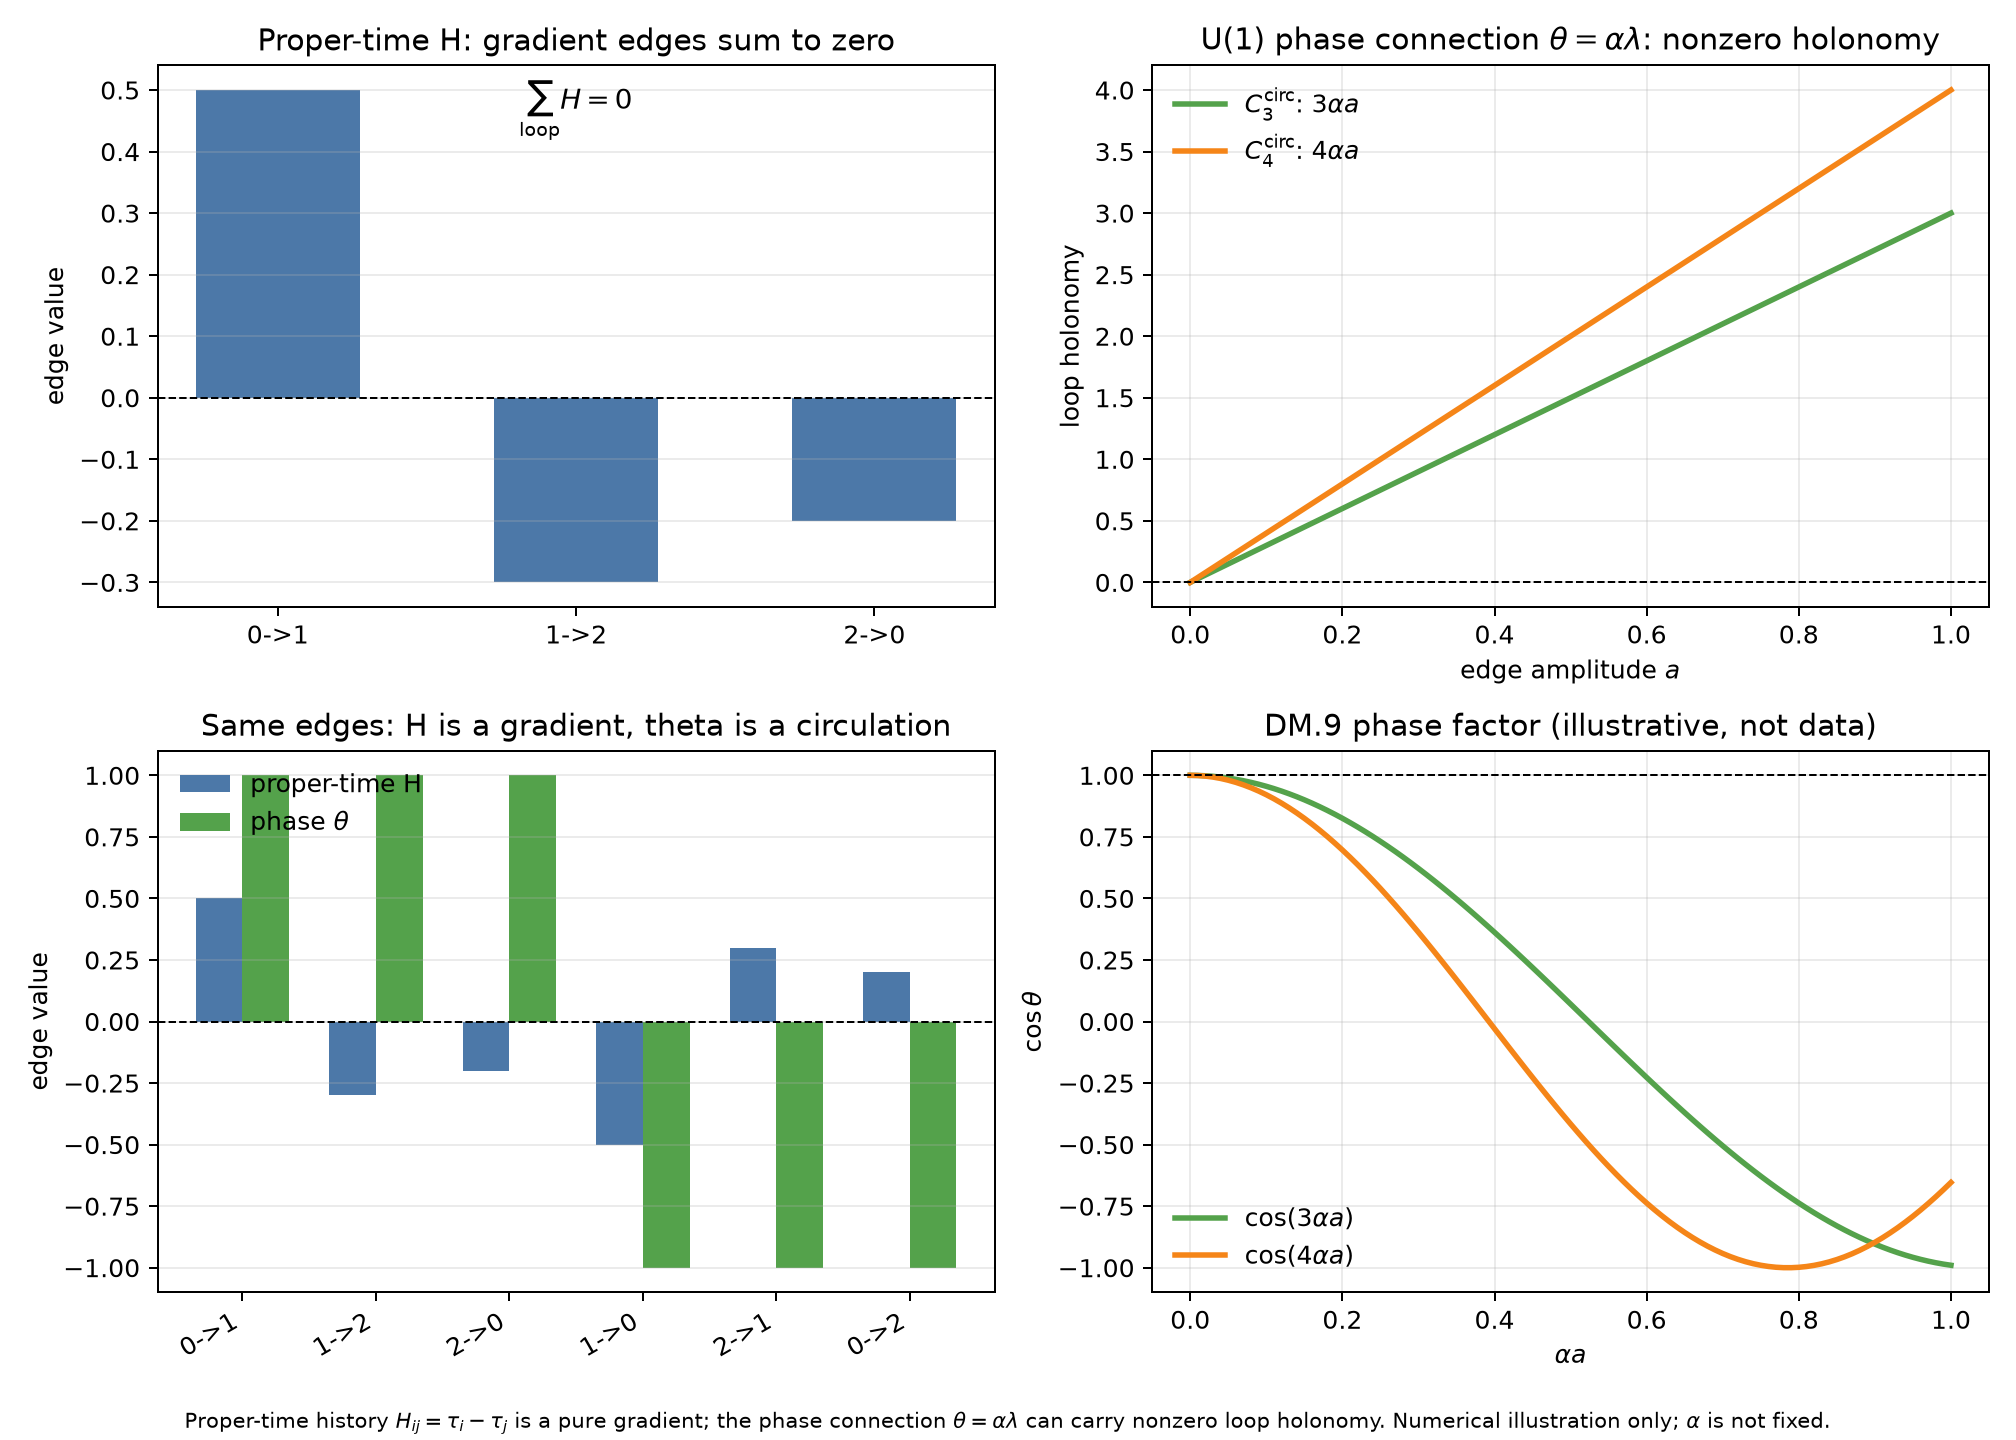

Generate this figure with Python:
import numpy as np
import matplotlib
matplotlib.use("Agg")
import matplotlib.pyplot as plt
import csv

# Proper-time history H_ij = tau_i - tau_j (06 convention)
tau = np.array([0.30, -0.20, 0.10])
H = np.array([[tau[i] - tau[j] for j in range(3)] for i in range(3)])
H_loop = H[0, 1] + H[1, 2] + H[2, 0]

# U(1) phase connection on directed three- and four-cycles
alpha = 1.0
a = np.linspace(0.0, 1.0, 101)
theta3_loop = 3.0 * alpha * a
theta4_loop = 4.0 * alpha * a

# Edge values at a = 1 for C3
a0 = 1.0
theta3 = np.array([
    [0.0, alpha * a0, -alpha * a0],
    [-alpha * a0, 0.0, alpha * a0],
    [alpha * a0, -alpha * a0, 0.0],
])
H3 = H

fig, axes = plt.subplots(2, 2, figsize=(11.2, 8.0))
plt.rcParams.update({"font.size": 10})

ax = axes[0, 0]
edge_labels = ["0->1", "1->2", "2->0"]
edge_H = [H3[0, 1], H3[1, 2], H3[2, 0]]
ax.bar(range(3), edge_H, color="#4c78a8", width=0.55, label="H along loop edges")
ax.axhline(0.0, color="k", lw=0.8, ls="--")
ax.set_xticks(range(3))
ax.set_xticklabels(edge_labels)
ax.set_ylabel("edge value")
ax.set_title("Proper-time H: gradient edges sum to zero")
ax.text(0.5, 0.92, r"$\sum_{\rm loop} H = 0$", transform=ax.transAxes,
        ha="center", fontsize=11)
ax.grid(axis="y", alpha=0.25)

ax = axes[0, 1]
ax.plot(a, theta3_loop, color="#54a24b", lw=2.2, label=r"$C_3^{\rm circ}$: $3\alpha a$")
ax.plot(a, theta4_loop, color="#f58518", lw=2.2, label=r"$C_4^{\rm circ}$: $4\alpha a$")
ax.axhline(0.0, color="k", lw=0.8, ls="--")
ax.set_xlabel(r"edge amplitude $a$")
ax.set_ylabel("loop holonomy")
ax.set_title(r"U(1) phase connection $\theta=\alpha\lambda$: nonzero holonomy")
ax.legend(frameon=False, loc="upper left")
ax.grid(alpha=0.25)

ax = axes[1, 0]
x = np.arange(6)
labels = ["0->1", "1->2", "2->0", "1->0", "2->1", "0->2"]
H_edges = [H3[0, 1], H3[1, 2], H3[2, 0], H3[1, 0], H3[2, 1], H3[0, 2]]
T_edges = [theta3[0, 1], theta3[1, 2], theta3[2, 0],
           theta3[1, 0], theta3[2, 1], theta3[0, 2]]
width = 0.35
ax.bar(x - width/2, H_edges, width, color="#4c78a8", label="proper-time H")
ax.bar(x + width/2, T_edges, width, color="#54a24b", label=r"phase $\theta$")
ax.axhline(0.0, color="k", lw=0.8, ls="--")
ax.set_xticks(x)
ax.set_xticklabels(labels, rotation=30, ha="right")
ax.set_ylabel("edge value")
ax.set_title("Same edges: H is a gradient, theta is a circulation")
ax.legend(frameon=False, loc="upper left")
ax.grid(axis="y", alpha=0.25)

ax = axes[1, 1]
ax.plot(a, np.cos(theta3_loop), color="#54a24b", lw=2.2,
        label=r"$\cos(3\alpha a)$")
ax.plot(a, np.cos(theta4_loop), color="#f58518", lw=2.2,
        label=r"$\cos(4\alpha a)$")
ax.axhline(1.0, color="k", lw=0.8, ls="--")
ax.set_xlabel(r"$\alpha a$")
ax.set_ylabel(r"$\cos\theta$")
ax.set_title("DM.9 phase factor (illustrative, not data)")
ax.legend(frameon=False, loc="lower left")
ax.grid(alpha=0.25)

fig.text(0.5, 0.008,
         r"Proper-time history $H_{ij}=\tau_i-\tau_j$ is a pure gradient; "
         r"the phase connection $\theta=\alpha\lambda$ can carry nonzero loop holonomy. "
         r"Numerical illustration only; $\alpha$ is not fixed.",
         ha="center", fontsize=8.5)

fig.tight_layout(rect=[0, 0.03, 1, 1])
out_png = "相位连接审计.png"
fig.savefig(out_png, dpi=180)
plt.close(fig)

with open("相位连接审计.csv", "w", newline="", encoding="utf-8") as f:
    w = csv.writer(f)
    w.writerow(["a", "theta3_loop", "theta4_loop", "cos_theta3", "cos_theta4"])
    for ai, t3, t4 in zip(a, theta3_loop, theta4_loop):
        w.writerow([f"{ai:.3f}", f"{t3:.6f}", f"{t4:.6f}",
                    f"{np.cos(t3):.6f}", f"{np.cos(t4):.6f}"])

with open("相位连接审计_边缘.csv", "w", newline="", encoding="utf-8") as f:
    w = csv.writer(f)
    w.writerow(["edge", "H_proper_time", "theta_phase"])
    for lab, hh, tt in zip(labels, H_edges, T_edges):
        w.writerow([lab, f"{hh:.6f}", f"{tt:.6f}"])

print("H_loop =", H_loop)
print("theta3_loop(a=1) =", theta3_loop[-1])
print("theta4_loop(a=1) =", theta4_loop[-1])
print("H3 =")
print(H3)
print("theta3 =")
print(theta3)
